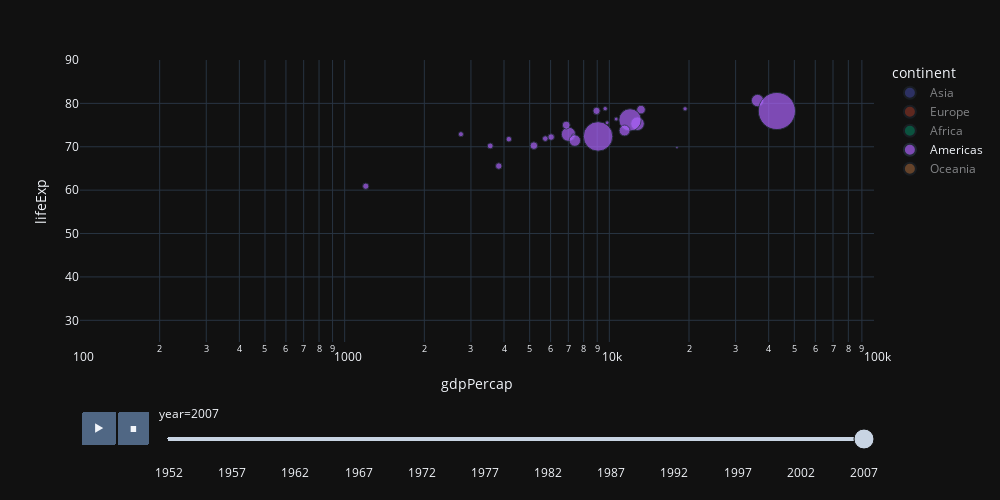

Notebook code for this chart:
### Code cell
df = px.data.gapminder()
fig = px.scatter(df, x="gdpPercap", y="lifeExp", animation_frame="year", animation_group="country",
           size="pop", color="continent", hover_name="country",
           log_x=True, size_max=55, range_x=[100,100000], range_y=[25,90])
fig.update_layout(template="plotly_dark",
                 autosize=False,
                 height=500,
                 width=1000)
fig.show()

### Figure 1 — Plotly figure (JSON) as saved in the notebook; plotly's stock layout.template omitted (floating-point values rounded to 4 significant figures)
{"data": [{"hovertemplate": "<b>%{hovertext}</b><br><br>continent=Asia<br>year=2007<br>gdpPercap=%{x}<br>lifeExp=%{y}<br>pop=%{marker.size}<extra></extra>", "hovertext": ["Afghanistan", "Bahrain", "Bangladesh", "Cambodia", "China", "Hong Kong, China", "India", "Indonesia", "Iran", "Iraq", "Israel", "Japan", "Jordan", "Korea, Dem. Rep.", "Korea, Rep.", "Kuwait", "Lebanon", "Malaysia", "Mongolia", "Myanmar", "Nepal", "Oman", "Pakistan", "Philippines", "Saudi Arabia", "Singapore", "Sri Lanka", "Syria", "Taiwan", "Thailand", "Vietnam", "West Bank and Gaza", "Yemen, Rep."], "ids": ["Afghanistan", "Bahrain", "Bangladesh", "Cambodia", "China", "Hong Kong, China", "India", "Indonesia", "Iran", "Iraq", "Israel", "Japan", "Jordan", "Korea, Dem. Rep.", "Korea, Rep.", "Kuwait", "Lebanon", "Malaysia", "Mongolia", "Myanmar", "Nepal", "Oman", "Pakistan", "Philippines", "Saudi Arabia", "Singapore", "Sri Lanka", "Syria", "Taiwan", "Thailand", "Vietnam", "West Bank and Gaza", "Yemen, Rep."], "legendgroup": "Asia", "marker": {"color": "#636efa", "size": [31889923, 708573, 150448339, 14131858, 1318683096, 6980412, 1110396331, 223547000, 69453570, 27499638, 6426679, 127467972, 6053193, 23301725, 49044790, 2505559, 3921278, 24821286, 2874127, 47761980, 28901790, 3204897, 169270617, 91077287, 27601038, 4553009, 20378239, 19314747, 23174294, 65068149, 85262356, 4018332, 22211743], "sizemode": "area", "sizeref": 435900.0, "symbol": "circle"}, "mode": "markers", "name": "Asia", "orientation": "v", "showlegend": true, "type": "scatter", "visible": "legendonly", "x": [974.6, 29800.0, 1391.0, 1714.0, 4959.0, 39720.0, 2452.0, 3541.0, 11610.0, 4471.0, 25520.0, 31660.0, 4519.0, 1593.0, 23350.0, 47310.0, 10460.0, 12450.0, 3096.0, 944, 1091.0, 22320.0, 2606.0, 3190.0, 21650.0, 47140.0, 3970.0, 4185.0, 28720.0, 7458.0, 2442.0, 3025.0, 2281.0], "xaxis": "x", "y": [43.83, 75.64, 64.06, 59.72, 72.96, 82.21, 64.7, 70.65, 70.96, 59.55, 80.75, 82.6, 72.53, 67.3, 78.62, 77.59, 71.99, 74.24, 66.8, 62.07, 63.78, 75.64, 65.48, 71.69, 72.78, 79.97, 72.4, 74.14, 78.4, 70.62, 74.25, 73.42, 62.7], "yaxis": "y"}, {"hovertemplate": "<b>%{hovertext}</b><br><br>continent=Europe<br>year=2007<br>gdpPercap=%{x}<br>lifeExp=%{y}<br>pop=%{marker.size}<extra></extra>", "hovertext": ["Albania", "Austria", "Belgium", "Bosnia and Herzegovina", "Bulgaria", "Croatia", "Czech Republic", "Denmark", "Finland", "France", "Germany", "Greece", "Hungary", "Iceland", "Ireland", "Italy", "Montenegro", "Netherlands", "Norway", "Poland", "Portugal", "Romania", "Serbia", "Slovak Republic", "Slovenia", "Spain", "Sweden", "Switzerland", "Turkey", "United Kingdom"], "ids": ["Albania", "Austria", "Belgium", "Bosnia and Herzegovina", "Bulgaria", "Croatia", "Czech Republic", "Denmark", "Finland", "France", "Germany", "Greece", "Hungary", "Iceland", "Ireland", "Italy", "Montenegro", "Netherlands", "Norway", "Poland", "Portugal", "Romania", "Serbia", "Slovak Republic", "Slovenia", "Spain", "Sweden", "Switzerland", "Turkey", "United Kingdom"], "legendgroup": "Europe", "marker": {"color": "#EF553B", "size": [3600523, 8199783, 10392226, 4552198, 7322858, 4493312, 10228744, 5468120, 5238460, 61083916, 82400996, 10706290, 9956108, 301931, 4109086, 58147733, 684736, 16570613, 4627926, 38518241, 10642836, 22276056, 10150265, 5447502, 2009245, 40448191, 9031088, 7554661, 71158647, 60776238], "sizemode": "area", "sizeref": 435900.0, "symbol": "circle"}, "mode": "markers", "name": "Europe", "orientation": "v", "showlegend": true, "type": "scatter", "visible": "legendonly", "x": [5937.0, 36130.0, 33690.0, 7446.0, 10680.0, 14620.0, 22830.0, 35280.0, 33210.0, 30470.0, 32170.0, 27540.0, 18010.0, 36180.0, 40680.0, 28570.0, 9254.0, 36800.0, 49360.0, 15390.0, 20510.0, 10810.0, 9787.0, 18680.0, 25770.0, 28820.0, 33860.0, 37510.0, 8458.0, 33200.0], "xaxis": "x", "y": [76.42, 79.83, 79.44, 74.85, 73.0, 75.75, 76.49, 78.33, 79.31, 80.66, 79.41, 79.48, 73.34, 81.76, 78.89, 80.55, 74.54, 79.76, 80.2, 75.56, 78.1, 72.48, 74.0, 74.66, 77.93, 80.94, 80.88, 81.7, 71.78, 79.42], "yaxis": "y"}, {"hovertemplate": "<b>%{hovertext}</b><br><br>continent=Africa<br>year=2007<br>gdpPercap=%{x}<br>lifeExp=%{y}<br>pop=%{marker.size}<extra></extra>", "hovertext": ["Algeria", "Angola", "Benin", "Botswana", "Burkina Faso", "Burundi", "Cameroon", "Central African Republic", "Chad", "Comoros", "Congo, Dem. Rep.", "Congo, Rep.", "Cote d'Ivoire", "Djibouti", "Egypt", "Equatorial Guinea", "Eritrea", "Ethiopia", "Gabon", "Gambia", "Ghana", "Guinea", "Guinea-Bissau", "Kenya", "Lesotho", "Liberia", "Libya", "Madagascar", "Malawi", "Mali", "Mauritania", "Mauritius", "Morocco", "Mozambique", "Namibia", "Niger", "Nigeria", "Reunion", "Rwanda", "Sao Tome and Principe", "Senegal", "Sierra Leone", "Somalia", "South Africa", "Sudan", "Swaziland", "Tanzania", "Togo", "Tunisia", "Uganda", "Zambia", "Zimbabwe"], "ids": ["Algeria", "Angola", "Benin", "Botswana", "Burkina Faso", "Burundi", "Cameroon", "Central African Republic", "Chad", "Comoros", "Congo, Dem. Rep.", "Congo, Rep.", "Cote d'Ivoire", "Djibouti", "Egypt", "Equatorial Guinea", "Eritrea", "Ethiopia", "Gabon", "Gambia", "Ghana", "Guinea", "Guinea-Bissau", "Kenya", "Lesotho", "Liberia", "Libya", "Madagascar", "Malawi", "Mali", "Mauritania", "Mauritius", "Morocco", "Mozambique", "Namibia", "Niger", "Nigeria", "Reunion", "Rwanda", "Sao Tome and Principe", "Senegal", "Sierra Leone", "Somalia", "South Africa", "Sudan", "Swaziland", "Tanzania", "Togo", "Tunisia", "Uganda", "Zambia", "Zimbabwe"], "legendgroup": "Africa", "marker": {"color": "#00cc96", "size": [33333216, 12420476, 8078314, 1639131, 14326203, 8390505, 17696293, 4369038, 10238807, 710960, 64606759, 3800610, 18013409, 496374, 80264543, 551201, 4906585, 76511887, 1454867, 1688359, 22873338, 9947814, 1472041, 35610177, 2012649, 3193942, 6036914, 19167654, 13327079, 12031795, 3270065, 1250882, 33757175, 19951656, 2055080, 12894865, 135031164, 798094, 8860588, 199579, 12267493, 6144562, 9118773, 43997828, 42292929, 1133066, 38139640, 5701579, 10276158, 29170398, 11746035, 12311143], "sizemode": "area", "sizeref": 435900.0, "symbol": "circle"}, "mode": "markers", "name": "Africa", "orientation": "v", "showlegend": true, "type": "scatter", "visible": "legendonly", "x": [6223.0, 4797.0, 1441.0, 12570.0, 1217.0, 430.1, 2042.0, 706.0, 1704.0, 986.1, 277.6, 3633.0, 1545.0, 2082.0, 5581.0, 12150.0, 641.4, 690.8, 13210.0, 752.7, 1328.0, 942.7, 579.2, 1463.0, 1569.0, 414.5, 12060.0, 1045.0, 759.3, 1043.0, 1803.0, 10960.0, 3820.0, 823.7, 4811.0, 619.7, 2014.0, 7670.0, 863.1, 1598.0, 1712.0, 862.5, 926.1, 9270.0, 2602.0, 4513.0, 1107.0, 883.0, 7093.0, 1056.0, 1271.0, 469.7], "xaxis": "x", "y": [72.3, 42.73, 56.73, 50.73, 52.3, 49.58, 50.43, 44.74, 50.65, 65.15, 46.46, 55.32, 48.33, 54.79, 71.34, 51.58, 58.04, 52.95, 56.73, 59.45, 60.02, 56.01, 46.39, 54.11, 42.59, 45.68, 73.95, 59.44, 48.3, 54.47, 64.16, 72.8, 71.16, 42.08, 52.91, 56.87, 46.86, 76.44, 46.24, 65.53, 63.06, 42.57, 48.16, 49.34, 58.56, 39.61, 52.52, 58.42, 73.92, 51.54, 42.38, 43.49], "yaxis": "y"}, {"hovertemplate": "<b>%{hovertext}</b><br><br>continent=Americas<br>year=2007<br>gdpPercap=%{x}<br>lifeExp=%{y}<br>pop=%{marker.size}<extra></extra>", "hovertext": ["Argentina", "Bolivia", "Brazil", "Canada", "Chile", "Colombia", "Costa Rica", "Cuba", "Dominican Republic", "Ecuador", "El Salvador", "Guatemala", "Haiti", "Honduras", "Jamaica", "Mexico", "Nicaragua", "Panama", "Paraguay", "Peru", "Puerto Rico", "Trinidad and Tobago", "United States", "Uruguay", "Venezuela"], "ids": ["Argentina", "Bolivia", "Brazil", "Canada", "Chile", "Colombia", "Costa Rica", "Cuba", "Dominican Republic", "Ecuador", "El Salvador", "Guatemala", "Haiti", "Honduras", "Jamaica", "Mexico", "Nicaragua", "Panama", "Paraguay", "Peru", "Puerto Rico", "Trinidad and Tobago", "United States", "Uruguay", "Venezuela"], "legendgroup": "Americas", "marker": {"color": "#ab63fa", "size": [40301927, 9119152, 190010647, 33390141, 16284741, 44227550, 4133884, 11416987, 9319622, 13755680, 6939688, 12572928, 8502814, 7483763, 2780132, 108700891, 5675356, 3242173, 6667147, 28674757, 3942491, 1056608, 301139947, 3447496, 26084662], "sizemode": "area", "sizeref": 435900.0, "symbol": "circle"}, "mode": "markers", "name": "Americas", "orientation": "v", "showlegend": true, "type": "scatter", "visible": true, "x": [12780.0, 3822.0, 9066.0, 36320.0, 13170.0, 7007.0, 9645.0, 8948.0, 6025.0, 6873.0, 5728.0, 5186.0, 1202.0, 3548.0, 7321.0, 11980.0, 2749.0, 9809.0, 4173.0, 7409.0, 19330.0, 18010.0, 42950.0, 10610.0, 11420.0], "xaxis": "x", "y": [75.32, 65.55, 72.39, 80.65, 78.55, 72.89, 78.78, 78.27, 72.23, 74.99, 71.88, 70.26, 60.92, 70.2, 72.57, 76.19, 72.9, 75.54, 71.75, 71.42, 78.75, 69.82, 78.24, 76.38, 73.75], "yaxis": "y"}, {"hovertemplate": "<b>%{hovertext}</b><br><br>continent=Oceania<br>year=2007<br>gdpPercap=%{x}<br>lifeExp=%{y}<br>pop=%{marker.size}<extra></extra>", "hovertext": ["Australia", "New Zealand"], "ids": ["Australia", "New Zealand"], "legendgroup": "Oceania", "marker": {"color": "#FFA15A", "size": [20434176, 4115771], "sizemode": "area", "sizeref": 435900.0, "symbol": "circle"}, "mode": "markers", "name": "Oceania", "orientation": "v", "showlegend": true, "type": "scatter", "visible": "legendonly", "x": [34440.0, 25190.0], "xaxis": "x", "y": [81.23, 80.2], "yaxis": "y"}], "layout": {"autosize": false, "height": 500, "legend": {"itemsizing": "constant", "title": {"text": "continent"}, "tracegroupgap": 0}, "margin": {"t": 60}, "sliders": [{"active": 11, "currentvalue": {"prefix": "year="}, "len": 0.9, "pad": {"b": 10, "t": 60}, "steps": [{"args": [["1952"], {"frame": {"duration": 0, "redraw": false}, "fromcurrent": true, "mode": "immediate", "transition": {"duration": 0, "easing": "linear"}}], "label": "1952", "method": "animate"}, {"args": [["1957"], {"frame": {"duration": 0, "redraw": false}, "fromcurrent": true, "mode": "immediate", "transition": {"duration": 0, "easing": "linear"}}], "label": "1957", "method": "animate"}, {"args": [["1962"], {"frame": {"duration": 0, "redraw": false}, "fromcurrent": true, "mode": "immediate", "transition": {"duration": 0, "easing": "linear"}}], "label": "1962", "method": "animate"}, {"args": [["1967"], {"frame": {"duration": 0, "redraw": false}, "fromcurrent": true, "mode": "immediate", "transition": {"duration": 0, "easing": "linear"}}], "label": "1967", "method": "animate"}, {"args": [["1972"], {"frame": {"duration": 0, "redraw": false}, "fromcurrent": true, "mode": "immediate", "transition": {"duration": 0, "easing": "linear"}}], "label": "1972", "method": "animate"}, {"args": [["1977"], {"frame": {"duration": 0, "redraw": false}, "fromcurrent": true, "mode": "immediate", "transition": {"duration": 0, "easing": "linear"}}], "label": "1977", "method": "animate"}, {"args": [["1982"], {"frame": {"duration": 0, "redraw": false}, "fromcurrent": true, "mode": "immediate", "transition": {"duration": 0, "easing": "linear"}}], "label": "1982", "method": "animate"}, {"args": [["1987"], {"frame": {"duration": 0, "redraw": false}, "fromcurrent": true, "mode": "immediate", "transition": {"duration": 0, "easing": "linear"}}], "label": "1987", "method": "animate"}, {"args": [["1992"], {"frame": {"duration": 0, "redraw": false}, "fromcurrent": true, "mode": "immediate", "transition": {"duration": 0, "easing": "linear"}}], "label": "1992", "method": "animate"}, {"args": [["1997"], {"frame": {"duration": 0, "redraw": false}, "fromcurrent": true, "mode": "immediate", "transition": {"duration": 0, "easing": "linear"}}], "label": "1997", "method": "animate"}, {"args": [["2002"], {"frame": {"duration": 0, "redraw": false}, "fromcurrent": true, "mode": "immediate", "transition": {"duration": 0, "easing": "linear"}}], "label": "2002", "method": "animate"}, {"args": [["2007"], {"frame": {"duration": 0, "redraw": false}, "fromcurrent": true, "mode": "immediate", "transition": {"duration": 0, "easing": "linear"}}], "label": "2007", "method": "animate"}], "x": 0.1, "xanchor": "left", "y": 0, "yanchor": "top"}], "updatemenus": [{"active": 0, "buttons": [{"args": [null, {"frame": {"duration": 500, "redraw": false}, "fromcurrent": true, "mode": "immediate", "transition": {"duration": 500, "easing": "linear"}}], "label": "&#9654;", "method": "animate"}, {"args": [[null], {"frame": {"duration": 0, "redraw": false}, "fromcurrent": true, "mode": "immediate", "transition": {"duration": 0, "easing": "linear"}}], "label": "&#9724;", "method": "animate"}], "direction": "left", "pad": {"r": 10, "t": 70}, "showactive": false, "type": "buttons", "x": 0.1, "xanchor": "right", "y": 0, "yanchor": "top"}], "width": 1000, "xaxis": {"anchor": "y", "domain": [0, 1], "range": [2, 5], "title": {"text": "gdpPercap"}, "type": "log"}, "yaxis": {"anchor": "x", "domain": [0, 1], "range": [25, 90], "title": {"text": "lifeExp"}, "type": "linear"}}}
